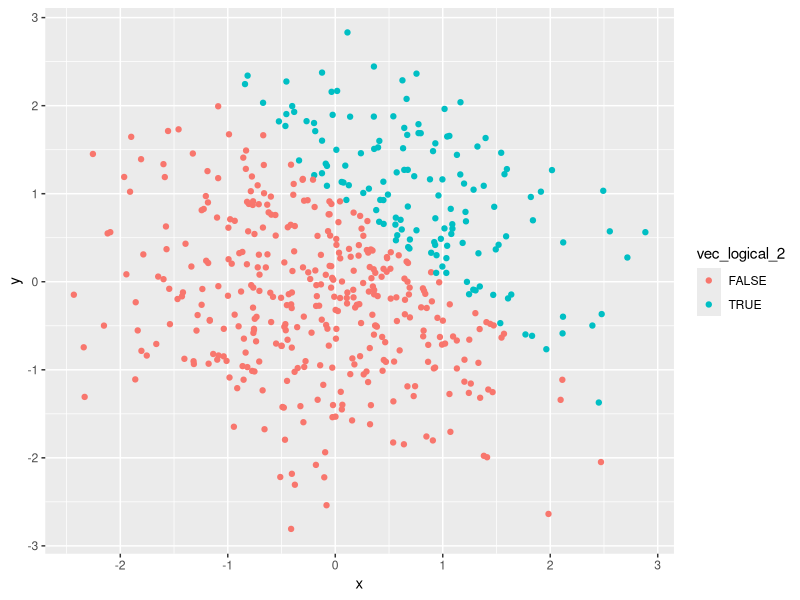
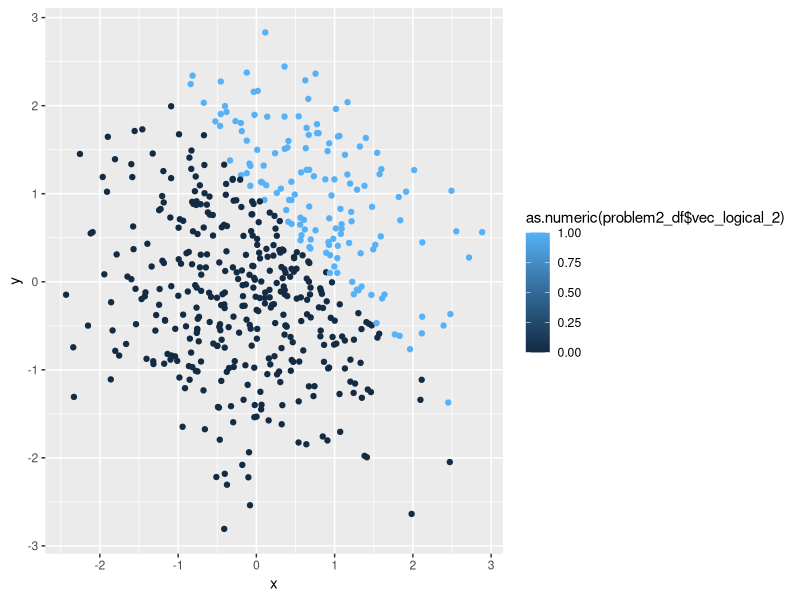
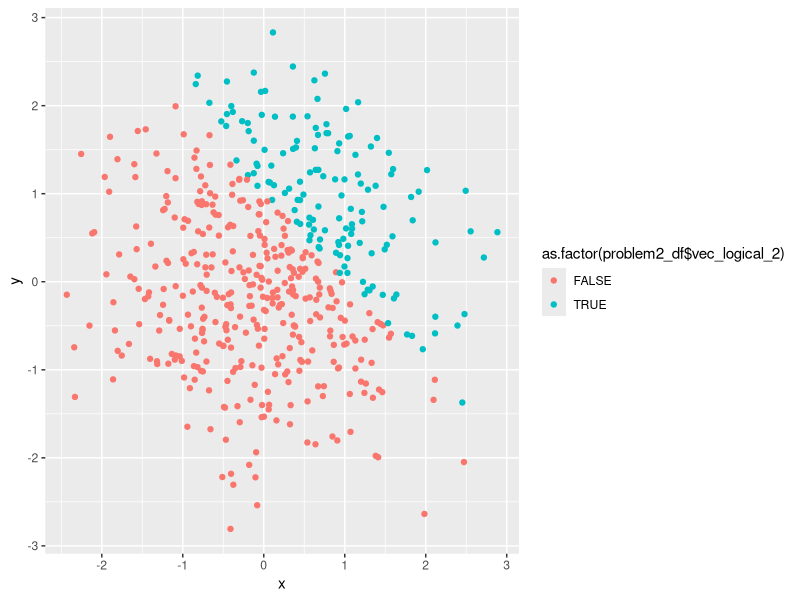

These charts were generated, in order, by the following R code:
## ---- chunk 1
library(tidyverse)

problem1_df = tibble(
  norm_samp = rnorm(8),
  vec_logical = norm_samp > 0,
  vec_char = character(length=8),
  vec_factor = factor(c("1", "2", "3", "3", "2", "1", "1", "2")),
)

mean(problem1_df$norm_samp)
mean(problem1_df$vec_logical)
mean(problem1_df$vec_char)
mean(problem1_df$vec_factor)
## ---- chunk 2
eval = FALSE

as.numeric(problem1_df$vec_logical)*(problem1_df$norm_samp)

as.factor(problem1_df$vec_logical)*(problem1_df$norm_samp)

as.numeric(as.factor(problem1_df$vec_logical))*(problem1_df$norm_samp)

## ---- chunk 3

problem2_df = tibble(
  x = rnorm(500),
  y = rnorm(500),
  vec_logical_2 = x + y > 1,
  vector_sum = x + y,
  )

as.numeric(problem2_df$vec_logical_2)
as.factor(problem2_df$vec_logical_2)

ncol(problem2_df)
nrow(problem2_df)
mean(problem2_df$x)
median(problem2_df$x)
sd(problem2_df$x)

(sum(problem2_df$vec_logical_2, na.rm=TRUE))/(sum(problem2_df$vector_sum))
## ---- chunk 4

ggplot(problem2_df, aes(x = x, y = y, color = vec_logical_2)) + geom_point()

ggsave

ggplot(problem2_df, aes(x = x, y = y, color = as.numeric(problem2_df$vec_logical_2))) + geom_point()

ggplot(problem2_df, aes(x = x, y = y, color = as.factor(problem2_df$vec_logical_2))) + geom_point()
